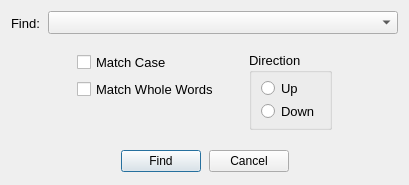
<?xml version="1.0" encoding="UTF-8"?>
<ui version="4.0">
 <class>Dialog_Find</class>
 <widget class="QDialog" name="Dialog_Find">
  <property name="windowModality">
   <enum>Qt::NonModal</enum>
  </property>
  <property name="geometry">
   <rect>
    <x>0</x>
    <y>0</y>
    <width>399</width>
    <height>185</height>
   </rect>
  </property>
  <property name="windowTitle">
   <string>Find</string>
  </property>
  <property name="modal">
   <bool>false</bool>
  </property>
  <layout class="QGridLayout" name="gridLayout">
   <property name="topMargin">
    <number>10</number>
   </property>
   <property name="horizontalSpacing">
    <number>30</number>
   </property>
   <item row="4" column="2" rowspan="3">
    <widget class="QGroupBox" name="groupBox">
     <property name="font">
      <font>
       <pointsize>10</pointsize>
      </font>
     </property>
     <property name="title">
      <string>Direction</string>
     </property>
     <layout class="QGridLayout" name="gridLayout_2">
      <property name="topMargin">
       <number>5</number>
      </property>
      <property name="bottomMargin">
       <number>5</number>
      </property>
      <property name="horizontalSpacing">
       <number>0</number>
      </property>
      <property name="verticalSpacing">
       <number>2</number>
      </property>
      <item row="1" column="0">
       <widget class="QRadioButton" name="down_RB">
        <property name="font">
         <font>
          <pointsize>10</pointsize>
         </font>
        </property>
        <property name="text">
         <string>Down</string>
        </property>
       </widget>
      </item>
      <item row="0" column="0">
       <widget class="QRadioButton" name="up_RB">
        <property name="font">
         <font>
          <pointsize>10</pointsize>
         </font>
        </property>
        <property name="text">
         <string>Up</string>
        </property>
       </widget>
      </item>
     </layout>
    </widget>
   </item>
   <item row="5" column="1">
    <widget class="QCheckBox" name="wholeWords_CKB">
     <property name="font">
      <font>
       <pointsize>10</pointsize>
      </font>
     </property>
     <property name="text">
      <string>Match Whole Words</string>
     </property>
    </widget>
   </item>
   <item row="2" column="0" colspan="4">
    <spacer name="verticalSpacer_1">
     <property name="orientation">
      <enum>Qt::Vertical</enum>
     </property>
     <property name="sizeType">
      <enum>QSizePolicy::Fixed</enum>
     </property>
     <property name="sizeHint" stdset="0">
      <size>
       <width>100</width>
       <height>10</height>
      </size>
     </property>
    </spacer>
   </item>
   <item row="10" column="2">
    <spacer name="verticalSpacer_2">
     <property name="orientation">
      <enum>Qt::Vertical</enum>
     </property>
     <property name="sizeType">
      <enum>QSizePolicy::Fixed</enum>
     </property>
     <property name="sizeHint" stdset="0">
      <size>
       <width>20</width>
       <height>13</height>
      </size>
     </property>
    </spacer>
   </item>
   <item row="4" column="1">
    <widget class="QCheckBox" name="case_CKB">
     <property name="font">
      <font>
       <pointsize>10</pointsize>
      </font>
     </property>
     <property name="text">
      <string>Match Case</string>
     </property>
    </widget>
   </item>
   <item row="0" column="0" rowspan="2" colspan="4">
    <layout class="QHBoxLayout" name="horizontalLayout">
     <property name="spacing">
      <number>8</number>
     </property>
     <item>
      <widget class="QLabel" name="label">
       <property name="minimumSize">
        <size>
         <width>0</width>
         <height>0</height>
        </size>
       </property>
       <property name="font">
        <font>
         <pointsize>10</pointsize>
        </font>
       </property>
       <property name="text">
        <string>Find:</string>
       </property>
      </widget>
     </item>
     <item>
      <widget class="QComboBox" name="find_Combo">
       <property name="sizePolicy">
        <sizepolicy hsizetype="Expanding" vsizetype="Fixed">
         <horstretch>0</horstretch>
         <verstretch>0</verstretch>
        </sizepolicy>
       </property>
       <property name="minimumSize">
        <size>
         <width>350</width>
         <height>0</height>
        </size>
       </property>
       <property name="font">
        <font>
         <pointsize>10</pointsize>
        </font>
       </property>
      </widget>
     </item>
    </layout>
   </item>
   <item row="11" column="0" colspan="4">
    <layout class="QHBoxLayout" name="horizontalLayout_20">
     <item>
      <spacer name="horizontalSpacer_21">
       <property name="orientation">
        <enum>Qt::Horizontal</enum>
       </property>
       <property name="sizeHint" stdset="0">
        <size>
         <width>10</width>
         <height>20</height>
        </size>
       </property>
      </spacer>
     </item>
     <item>
      <widget class="QPushButton" name="find_PB">
       <property name="text">
        <string>Find</string>
       </property>
      </widget>
     </item>
     <item>
      <spacer name="horizontalSpacer_23">
       <property name="orientation">
        <enum>Qt::Horizontal</enum>
       </property>
       <property name="sizeType">
        <enum>QSizePolicy::Fixed</enum>
       </property>
       <property name="sizeHint" stdset="0">
        <size>
         <width>8</width>
         <height>25</height>
        </size>
       </property>
      </spacer>
     </item>
     <item>
      <widget class="QPushButton" name="cancel_PB">
       <property name="text">
        <string>Cancel</string>
       </property>
      </widget>
     </item>
     <item>
      <spacer name="horizontalSpacer_22">
       <property name="orientation">
        <enum>Qt::Horizontal</enum>
       </property>
       <property name="sizeHint" stdset="0">
        <size>
         <width>10</width>
         <height>20</height>
        </size>
       </property>
      </spacer>
     </item>
    </layout>
   </item>
  </layout>
 </widget>
 <tabstops>
  <tabstop>find_Combo</tabstop>
  <tabstop>case_CKB</tabstop>
  <tabstop>wholeWords_CKB</tabstop>
  <tabstop>up_RB</tabstop>
  <tabstop>down_RB</tabstop>
  <tabstop>find_PB</tabstop>
  <tabstop>cancel_PB</tabstop>
 </tabstops>
 <resources/>
 <connections/>
</ui>
